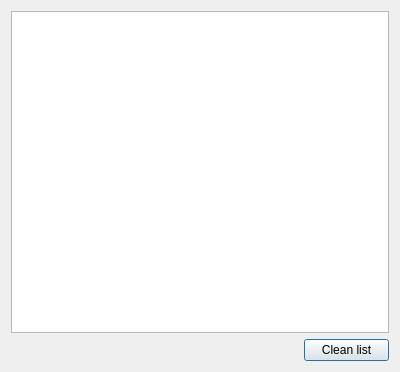
<?xml version="1.0" encoding="UTF-8"?>
<ui version="4.0">
 <class>DialogDownloadQueue</class>
 <widget class="QDialog" name="DialogDownloadQueue">
  <property name="geometry">
   <rect>
    <x>0</x>
    <y>0</y>
    <width>400</width>
    <height>372</height>
   </rect>
  </property>
  <property name="sizePolicy">
   <sizepolicy hsizetype="Fixed" vsizetype="Preferred">
    <horstretch>0</horstretch>
    <verstretch>0</verstretch>
   </sizepolicy>
  </property>
  <property name="minimumSize">
   <size>
    <width>400</width>
    <height>0</height>
   </size>
  </property>
  <property name="maximumSize">
   <size>
    <width>16777215</width>
    <height>16777215</height>
   </size>
  </property>
  <property name="windowTitle">
   <string>Download queue</string>
  </property>
  <layout class="QGridLayout" name="gridLayout">
   <item row="0" column="0" colspan="2">
    <widget class="QListWidget" name="listWidget">
     <property name="resizeMode">
      <enum>QListView::Adjust</enum>
     </property>
    </widget>
   </item>
   <item row="1" column="0">
    <spacer name="horizontalSpacer">
     <property name="orientation">
      <enum>Qt::Horizontal</enum>
     </property>
     <property name="sizeHint" stdset="0">
      <size>
       <width>288</width>
       <height>20</height>
      </size>
     </property>
    </spacer>
   </item>
   <item row="1" column="1">
    <widget class="QPushButton" name="pushButton">
     <property name="sizePolicy">
      <sizepolicy hsizetype="Minimum" vsizetype="Fixed">
       <horstretch>0</horstretch>
       <verstretch>0</verstretch>
      </sizepolicy>
     </property>
     <property name="minimumSize">
      <size>
       <width>85</width>
       <height>0</height>
      </size>
     </property>
     <property name="text">
      <string>Clean list</string>
     </property>
     <property name="icon">
      <iconset resource="../resources/resources.qrc">
       <normaloff>:/general/interfaceIcons/generalClean.png</normaloff>:/general/interfaceIcons/generalClean.png</iconset>
     </property>
     <property name="iconSize">
      <size>
       <width>24</width>
       <height>24</height>
      </size>
     </property>
    </widget>
   </item>
  </layout>
 </widget>
 <resources>
  <include location="../resources/resources.qrc"/>
 </resources>
 <connections/>
</ui>
